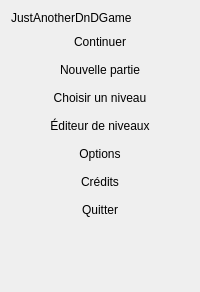
<?xml version="1.0" encoding="UTF-8"?>
<ui version="4.0">
 <class>MainMenu</class>
 <widget class="QWidget" name="MainMenu">
  <layout class="QVBoxLayout" name="verticalLayout">
   <!-- Marges posees en code (MainMenu::MainMenu, LOT-56) depuis l'echelle d'espacement des
        jetons, pas de nombre fige ici. -->
   <item>
    <widget class="QLabel" name="menuTitle">
     <!-- Taille/graisse posees par theme.qss (#MainMenu QLabel#menuTitle, LOT-56 TACHE-03), depuis
          l'echelle typographique des jetons, pas de propriete de police figee ici. -->
     <property name="text"><string>JustAnotherDnDGame</string></property>
    </widget>
   </item>
   <item>
    <spacer name="titleSpacer">
     <property name="orientation"><enum>Qt::Vertical</enum></property>
     <property name="sizeHint" stdset="0"><size><width>0</width><height>0</height></size></property>
    </spacer>
   </item>
   <item>
    <widget class="hmi::PixelMenuButton" name="continueButton">
     <!-- Grise sans progression (MainMenu::setContinueEnabled, LOT-59 TACHE-06) : pas de
          "enabled" fige ici, l'etat depend de Progression::currentLevel a l'execution. -->
     <property name="cursor"><cursorShape>PointingHandCursor</cursorShape></property>
     <property name="text"><string>Continuer</string></property>
     <property name="flat"><bool>true</bool></property>
    </widget>
   </item>
   <item>
    <widget class="hmi::PixelMenuButton" name="newGameButton">
     <property name="cursor"><cursorShape>PointingHandCursor</cursorShape></property>
     <property name="text"><string>Nouvelle partie</string></property>
     <property name="flat"><bool>true</bool></property>
    </widget>
   </item>
   <item>
    <widget class="hmi::PixelMenuButton" name="selectLevelButton">
     <property name="cursor"><cursorShape>PointingHandCursor</cursorShape></property>
     <property name="text"><string>Choisir un niveau</string></property>
     <property name="flat"><bool>true</bool></property>
    </widget>
   </item>
   <item>
    <widget class="hmi::PixelMenuButton" name="editorButton">
     <property name="cursor"><cursorShape>PointingHandCursor</cursorShape></property>
     <property name="text"><string>Éditeur de niveaux</string></property>
     <property name="flat"><bool>true</bool></property>
    </widget>
   </item>
   <item>
    <widget class="hmi::PixelMenuButton" name="optionsButton">
     <property name="cursor"><cursorShape>PointingHandCursor</cursorShape></property>
     <property name="text"><string>Options</string></property>
     <property name="flat"><bool>true</bool></property>
    </widget>
   </item>
   <item>
    <widget class="hmi::PixelMenuButton" name="creditsButton">
     <property name="cursor"><cursorShape>PointingHandCursor</cursorShape></property>
     <property name="text"><string>Crédits</string></property>
     <property name="flat"><bool>true</bool></property>
    </widget>
   </item>
   <item>
    <widget class="hmi::PixelMenuButton" name="quitButton">
     <property name="cursor"><cursorShape>PointingHandCursor</cursorShape></property>
     <property name="text"><string>Quitter</string></property>
     <property name="flat"><bool>true</bool></property>
    </widget>
   </item>
   <item>
    <widget class="QLabel" name="hintsLabel">
     <!-- Rappels de touches (LOT-68) : texte enrichi compose en code depuis les jetons
          (hmi::keyHintText). Vide ici : retranslateUi le remplit. -->
     <property name="text"><string/></property>
     <property name="textFormat"><enum>Qt::RichText</enum></property>
     <property name="alignment"><set>Qt::AlignLeft|Qt::AlignVCenter</set></property>
    </widget>
   </item>
   <item>
    <spacer name="bottomSpacer">
     <property name="orientation"><enum>Qt::Vertical</enum></property>
     <property name="sizeHint" stdset="0"><size><width>0</width><height>40</height></size></property>
    </spacer>
   </item>
  </layout>
 </widget>
 <customwidgets>
  <customwidget>
   <class>hmi::PixelMenuButton</class>
   <extends>QPushButton</extends>
   <header>HMI/Interface/PixelMenuButton.h</header>
  </customwidget>
 </customwidgets>
 <resources/>
 <connections/>
</ui>
